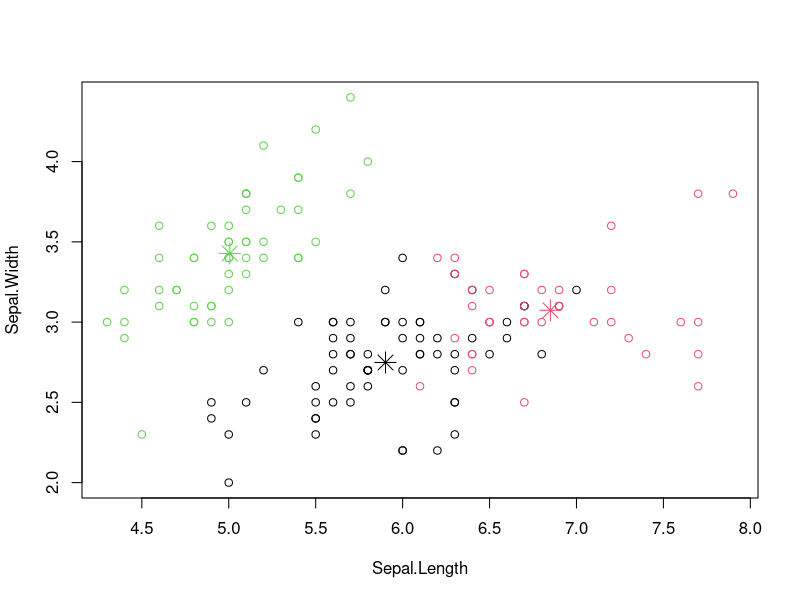

The R script that drew this image:
newiris <- iris
newiris$Species <- NULL
(kc <- kmeans(newiris, 3))
table(iris$Species, kc$cluster)
plot(newiris[c("Sepal.Length", "Sepal.Width")], col=kc$cluster)
points(kc$centers[,c("Sepal.Length", "Sepal.Width")], col=1:3, pch=8, cex=2)